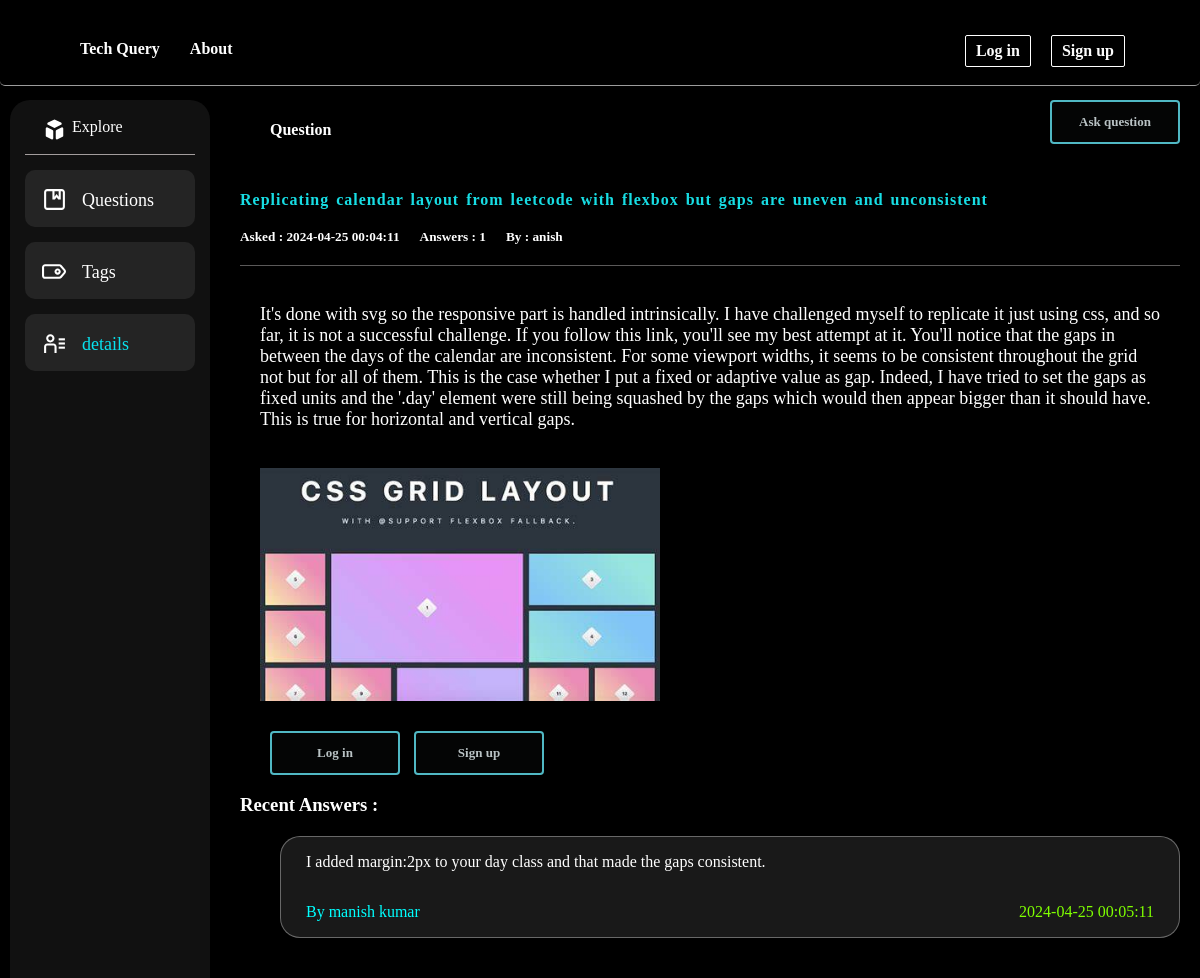
Page /preview.php?question_id=cc10662950a3898de&qusername=anish on the committed database.
### tables this page shows
CREATE TABLE `questions` (
  `questionid` varchar(20) NOT NULL,
  `user_id` int(11) NOT NULL,
  `title` varchar(255) NOT NULL,
  `description` text NOT NULL,
  `qimage` varchar(500) NOT NULL,
  `questioneddate` datetime NOT NULL DEFAULT current_timestamp()
);

CREATE TABLE `answers` (
  `answer_id` varchar(20) NOT NULL,
  `questionid` varchar(20) NOT NULL,
  `user_id` int(11) NOT NULL,
  `answerdesc` text NOT NULL,
  `answereddate` datetime NOT NULL DEFAULT current_timestamp()
);

CREATE TABLE `users` (
  `user_id` int(11) NOT NULL,
  `username` varchar(50) NOT NULL,
  `u_email` varchar(100) NOT NULL,
  `password` varchar(255) NOT NULL,
  `joindate` date NOT NULL DEFAULT current_timestamp()
);

### app/Main.php (called while the page is built, shortened)
<?php
class Main
{
    public function __construct()
    {
        try {
            $this->conn = new PDO(DB_TYPE . ":host=" . DB_SERVER . ";dbname=" . DB_DATABASE, DB_USER, DB_PASSWORD);
        } catch (PDOException $e) {
            echo '<h3>Database Not Connected</h3>', '<p>Please Check database connection before running this site ...</p>';
            exit;
        }
    }
}
?>

### config.php (called while the page is built, shortened)
<?php
require_once 'app/Main.php';
require_once 'app/Admin.php';
$admin = new Admin();

### app/Admin.php (called while the page is built, shortened)
<?php
class Admin extends Main
{
	public function ret($stmt)
	{
		$stmt = $this->conn->prepare($stmt);
		$stmt->execute();
		return $stmt;
	}
}
?>

### preview.php (the view, shortened to what this page needs)
<!DOCTYPE html>
<html lang="en">
<head>
    <link rel="stylesheet" href="css/header.css">
    <link rel="stylesheet" href="css/preview.css">
    <link rel="stylesheet" href="css/sidebar.css">
</head>
<body>
    <div class="fixed">
        <?php include "includes/header.php"; ?>
    </div>
    <?php include "includes/sidebar.php"; ?>
    <div style="padding-top:60px ;">
        <div class="content">
            <h4>Question</h4>
            <a href="askquestion.php" class="btn">Ask question</a>
        </div>
    </div>
    <?php
    if (isset($_GET['question_id']) && isset($_GET['qusername'])) {
        $question_id = $_GET['question_id'];
        $qusername = $_GET['qusername'];
    }
    $stms = $admin->ret("SELECT * FROM `questions` WHERE `questionid`='$question_id'");
    $qrow = $stms->fetch(PDO::FETCH_ASSOC);
    $stma = $admin->ret("SELECT a.*, u.username
                        FROM `answers` a
                        LEFT JOIN `users` u ON a.user_id = u.user_id
                        WHERE a.`questionid` = '$question_id'");
    $acount = $stma->rowCount()
        ?>
    <div class="card">
        <div style="display: flex; column-gap: 10px;flex-direction: column;">
            <h4 style="padding: 0px;margin: 0px;font-weight:bolder;"><?php echo $qrow['title']; ?> </h4>
            <div
                style="border-bottom: 1px solid rgba(165, 161, 161, 0.552);margin: 0px; display: flex;flex-direction: row; font-family: Cambria, Cochin, Georgia, Times, 'Times New Roman', serif;">
                <h5 style="padding-top: 20px;margin: 0px;">Asked : <?php echo $qrow['questioneddate']; ?> </h5>
                <h5 style="padding: 20px;margin: 0px;">Answers : <?php echo $acount ?></h5>
                <h5 style="padding-top: 20px;margin: 0px;">By : <?php echo $qusername ?></h5>
            </div>
        </div>
        <div class="qcontent">
            <p> <?php echo $qrow['description']; ?></p>
            <div>
                <img src="controller/<?php echo $qrow['qimage'] ?>" width="400px" height="400px" alt="" srcset=""
                    class="preview-img">
            </div>
        </div>
        <div class="answerq">
            <?php if (isset($row['user_id'])): ?>
                <form action="controller/uploadAnswer.php" method="post">
                    <div style="padding-bottom: 10px;">Give your answer:</div>
                    <input type="text" value="<?php echo $uid ?>" name="user_id" hidden>
                    <input type="text" value="<?php echo $question_id ?>" name="questionid" hidden>
                    <textarea style="height: 120px;" name="a_text" placeholder="give your answer here..."
                        required></textarea>
                    <button class="btn" name="a_submit" style="width: 200px;margin-top: 10px;">Post Answer</button>
                </form>
            <?php else: ?>
                <div>
                    <a style="margin-right:10px;" class="btn" href="login.php" class="logBtn">Log in</a>
                    <a class="btn" href="signup.php" class="logBtn">Sign up</a>
                </div>
            <?php endif; ?>
        </div>
        <div class="qanswers">
            <h3>Recent Answers :</h3>
            <?php
            if ($stma && $stma->rowCount() > 0) {
                while ($rowz = $stma->fetch(PDO::FETCH_ASSOC)) {
                    ?>
                    <div class="ans">
                        <p>
                            <?php echo $rowz['answerdesc']; ?>
                        </p>
                        <div style="display: flex; justify-content: space-between;">
                            <p style="color: aqua;">By <?php echo $rowz['username']; ?></p>
                            <p style="color:chartreuse"><?php echo $rowz['answereddate']; ?></p>
                        </div>
                    </div>
                    <?php
                }
            } else {
                echo "<h2>No answers found.</h2>";
            }
            ?>
        </div>
    </div>
</body>
</html>

### css/header.css (style rules this page uses)
.fixed { position: fixed; width: 100%; }
body { margin: 0; padding: 0; background-color: #000000; font-family: "Shadows Into Light Two", cursive; }
div a { display: flex; justify-content: center; align-items: center; margin: 10px; padding: 10px; height: 10px; text-decoration: inherit; color: inherit; }

### css/preview.css (style rules this page uses)
.btn { align-items: center; background-color: #040505; border: 2px solid rgba(97, 224, 238, 0.821); border-radius: .25rem; box-shadow: rgba(0, 0, 0, 0.02) 0 1px 3px 0; box-sizing: border-box; color: rgba(217, 228, 230, 0.85); cursor: pointer; display: inline-flex; font-size: 13px; font-weight: 600; justify-content: center; line-height: 1.25; margin: 0; height: 15px; padding: 20px; position: relative; text-decoration: none; transition: all 250ms; user-select: none; -webkit-user-select: none; touch-action: manipulation; vertical-align: baseline; width: 130px; }
.content { margin-left: 250px; padding: 20px; display: flex; justify-content: space-between; margin-top: 20px; }
.card { display: flex; flex-direction: column; font-family: Georgia, 'Times New Roman', Times, serif; margin-left: 240px; margin-right: 20px; margin-top: 10px; }
.card h4 { word-spacing: 2px; letter-spacing: 1px; color: rgb(23, 221, 228); }
.qcontent p { font-size: large; font-weight: 100; padding: 20px; }
.qcontent img { padding-left: 20px; display: block; height: 100%; background-size: cover; }
.ans { border-radius: 20px; padding-left: 25px; padding-right: 25px; border: 1px solid #e6e6e663; margin-left: 40px; margin-top: 20px; margin-bottom: 40px; background-color: #9999992a; }
.answerq { padding-top: 30px; margin-left: 30px; }

### css/sidebar.css (style rules this page uses)
body { color: white; }

### rows in the picture
questions: title "Replicating calendar layout from leetcode with flexbox but gaps are uneven and unconsistent", questioneddate "2024-04-25 00:04:11", description "It's done with svg so the responsive part is handled intrinsically. I have challenged myself to replicate it just using css, and so far, it is not a successful challenge. If you follow this link, you'll see my best attempt at it. You'll notice that the gaps in between the days of the calendar are inconsistent. For some viewport widths, it seems to be consistent throughout the grid not but for all of them. This is the case whether I put a fixed or adaptive value as gap. Indeed, I have tried to set the gaps as fixed units and the '.day' element were still being squashed by the gaps which would then appear bigger than it should have. This is true for horizontal and vertical gaps.", qimage (picture)
answers: answerdesc "I added margin:2px to your day class and that made the gaps consistent.", user.username "manish kumar", answereddate "2024-04-25 00:05:11"

### other values in the picture
$acount "1"
$qusername "anish"
